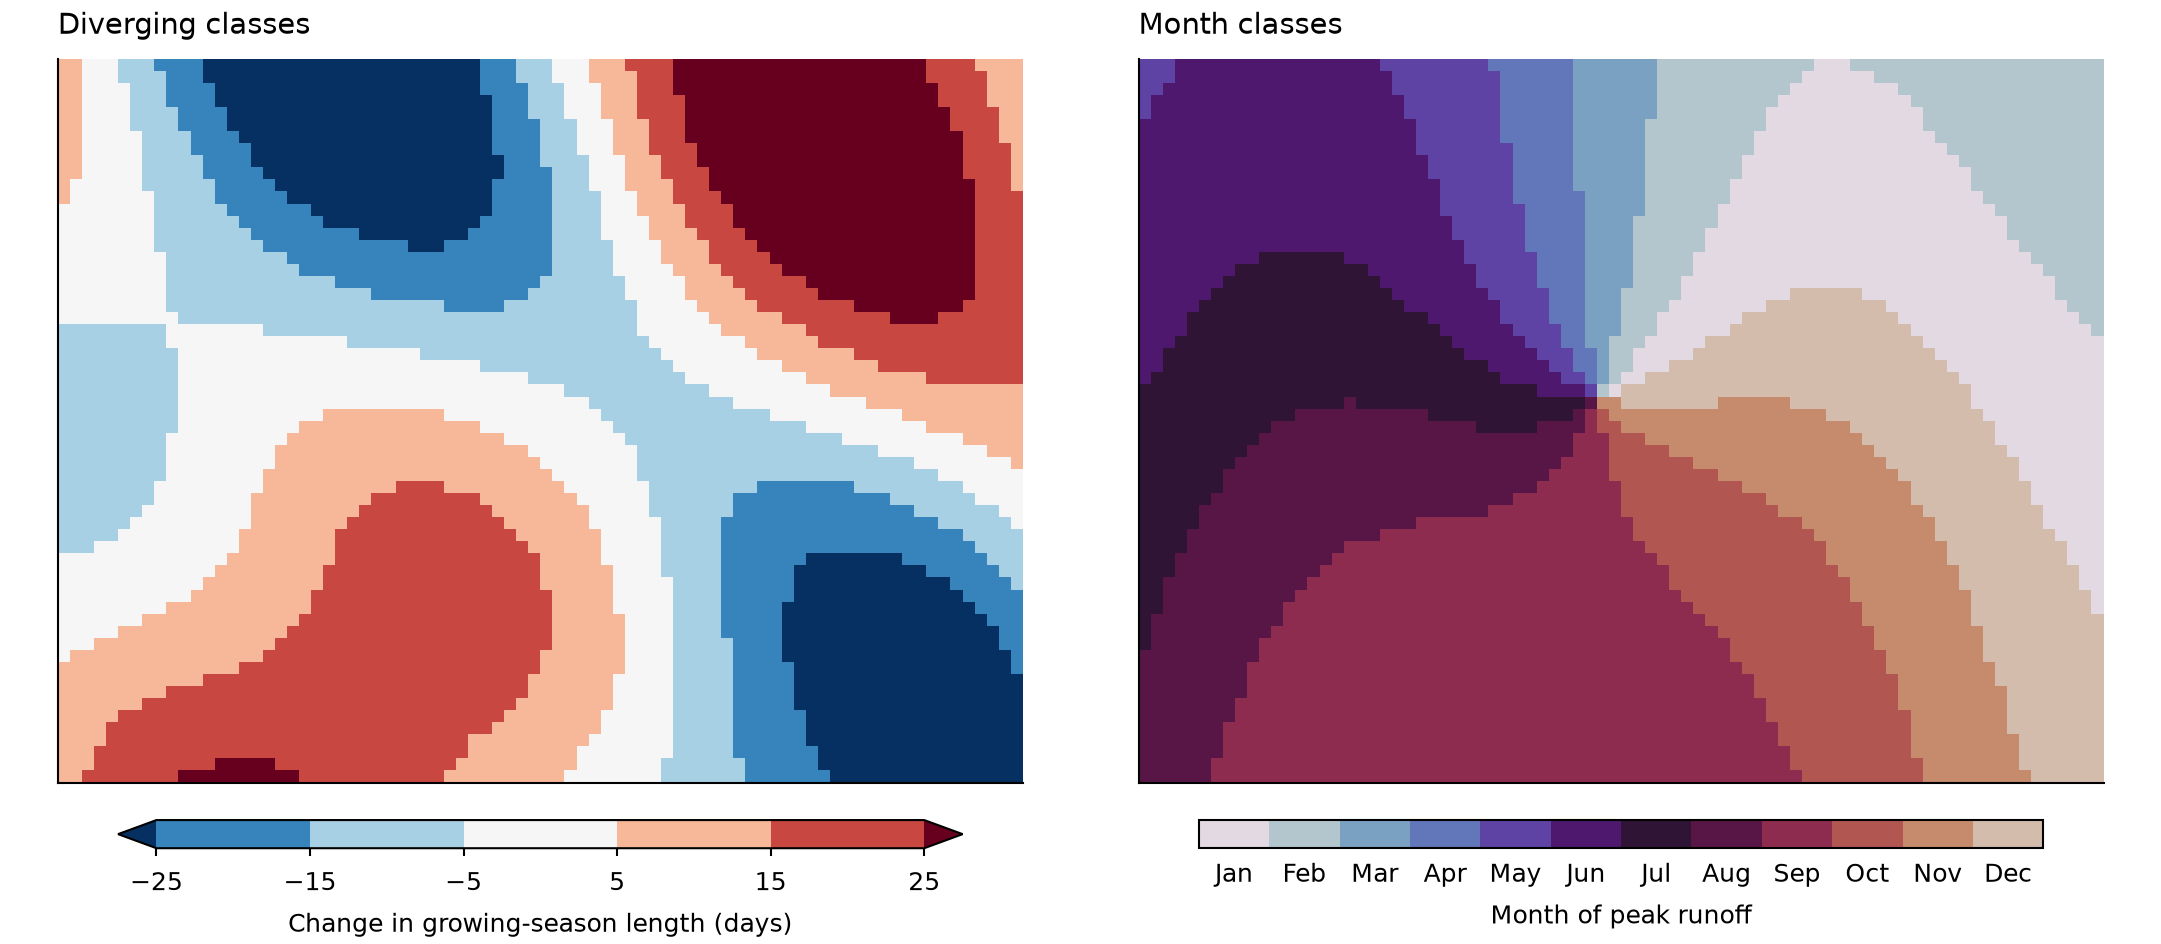

Here is the Python script that generated this plot:
"""Color bars with class breaks: diverging with open ends, and twelve months.
Synthetic gridded changes in growing-season length and month of peak runoff."""

import os
from pathlib import Path

import matplotlib.pyplot as plt
import numpy as np
from matplotlib.colors import BoundaryNorm, ListedColormap, from_levels_and_colors

MM = 1 / 25.4
STYLE_DIR = Path(__file__).resolve().parent / "../../../styles"
# Symmetric about zero; values beyond the outer breaks go to the end triangles.
BREAKS = np.array([-25, -15, -5, 5, 15, 25])
MONTHS = ("Jan", "Feb", "Mar", "Apr", "May", "Jun",
          "Jul", "Aug", "Sep", "Oct", "Nov", "Dec")


def synthetic_grid():
    """Return grid edges and two fields on an 80 x 60 cell region."""
    x = np.linspace(0, 80, 81)
    y = np.linspace(0, 60, 61)
    xc, yc = np.meshgrid(x[:-1] + 0.5, y[:-1] + 0.5)
    change = (32 * np.sin(xc / 14) * np.cos(yc / 18)
              + 10 * np.cos((xc + yc) / 9))
    angle = np.arctan2(yc - 32, xc - 38) + 0.5 * np.sin(xc / 11)
    peak_month = 1 + np.floor(12 * (angle / (2 * np.pi) % 1)).astype(int)
    return x, y, change, peak_month


def diverging_classes(fig, ax, x, y, change):
    # One color per class plus one for each open end: len(BREAKS) + 1.
    colors = plt.get_cmap("RdBu_r")(np.linspace(0, 1, len(BREAKS) + 1))
    cmap, norm = from_levels_and_colors(BREAKS, colors, extend="both")
    mesh = ax.pcolormesh(x, y, change, cmap=cmap, norm=norm)
    colorbar = fig.colorbar(mesh, ax=ax, location="bottom", shrink=0.8,
                            aspect=30, pad=0.04)
    colorbar.set_ticks(BREAKS)
    colorbar.minorticks_off()
    colorbar.set_label("Change in growing-season length (days)")
    ax.set_title("Diverging classes", loc="left")


def month_classes(fig, ax, x, y, peak_month):
    cmap = ListedColormap(plt.get_cmap("twilight")(np.arange(12) / 12))
    norm = BoundaryNorm(np.arange(0.5, 13), cmap.N)  # class edges at half-months
    mesh = ax.pcolormesh(x, y, peak_month, cmap=cmap, norm=norm)
    colorbar = fig.colorbar(mesh, ax=ax, location="bottom", shrink=0.8,
                            aspect=30, pad=0.04)
    colorbar.set_ticks(np.arange(1, 13), labels=MONTHS)  # class centers
    colorbar.ax.tick_params(which="both", length=0)
    colorbar.set_label("Month of peak runoff")
    ax.set_title("Month classes", loc="left")


def main():
    x, y, change, peak_month = synthetic_grid()
    default = STYLE_DIR / "default.mplstyle"
    sheets = [default] if default.is_file() else []
    if selected := os.environ.get("CEDALION_STYLE"):
        sheet = Path(selected).expanduser()
        sheets.append(sheet if sheet.is_file() else STYLE_DIR / (selected.removesuffix(".mplstyle") + ".mplstyle"))
    width_mm = float(os.environ.get("CEDALION_WIDTH_MM", 183))
    with plt.style.context(sheets):
        fig, axes = plt.subplots(1, 2, figsize=(width_mm * MM, 80 * MM),
                                 layout="constrained")
        diverging_classes(fig, axes[0], x, y, change)
        month_classes(fig, axes[1], x, y, peak_month)
        for ax in axes:
            ax.set_aspect("equal")
            ax.set_xticks([])
            ax.set_yticks([])
        fig.savefig(os.environ.get("CEDALION_SNIPPET_PNG", Path(__file__).with_name("snippet.png")), dpi=300)
        plt.close(fig)


if __name__ == "__main__":
    main()
